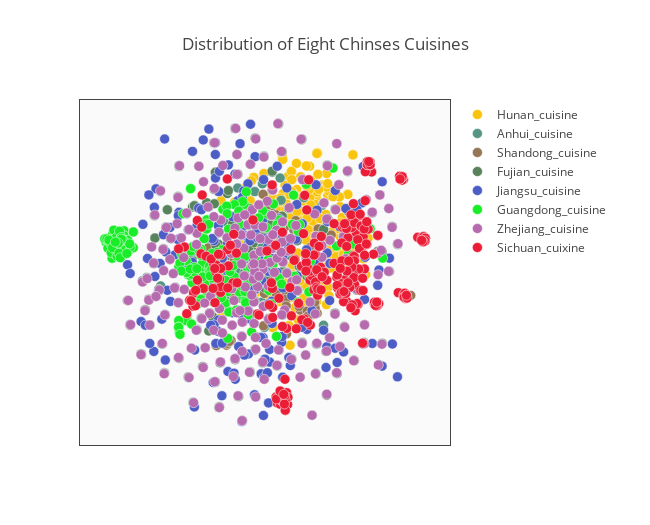

The cell this chart's notebook holds for it:
### Code cell
trace1 = {
  "x": a1,
  "y": a2, 
  "hoverinfo": "text", 
  "marker": {
    "color": "#f9c40d", 
    "line": {
      "color": "#ffffff", 
      "width": 0.5
    }, 
    "size": 10, 
    "symbol": "dot"
  }, 
  "mode": "markers", 
  "name": "Hunan_cuisine", 
  "text": "Hunan_cuisine", 
  "type": "scatter"
}
trace2 = {
  "x": b1,
  "y": b2, 
  "hoverinfo": "text", 
  "marker": {
    "color": "#569583", 
    "line": {
      "color": "#ffffff", 
      "width": 0.5
    }, 
    "size": 10, 
    "symbol": "dot"
  }, 
  "mode": "markers", 
  "name": "Anhui_cuisine", 
  "text": "Anhui_cuisine", 
  "type": "scatter"
}
trace3 = {
  "x": c1,
  "y": c2, 
  "hoverinfo": "text", 
  "marker": {
    "color": "#957756", 
    "line": {
      "color": "#ffffff", 
      "width": 0.5
    }, 
    "size": 10, 
    "symbol": "dot"
  }, 
  "mode": "markers", 
  "name": "Shandong_cuisine", 
  "text": "Shandong_cuisine", 
  "type": "scatter"
}
trace4 = {
  "x": d1,
  "y": d2, 
  "hoverinfo": "text", 
  "marker": {
    "color": "#58825c", 
    "line": {
      "color": "#ffffff", 
      "width": 0.5
    }, 
    "size": 10, 
    "symbol": "dot"
  }, 
  "mode": "markers", 
  "name": "Fujian_cuisine", 
  "text": "Fujian_cuisine", 
  "type": "scatter"
}
trace5 = {
  "x": e1,
  "y": e2, 
  "hoverinfo": "text", 
  "marker": {
    "color": "#4c5dc5", 
    "line": {
      "color": "#ffffff", 
      "width": 0.5
    }, 
    "size": 10, 
    "symbol": "dot"
  }, 
  "mode": "markers", 
  "name": "Jiangsu_cuisine", 
  "text": "Jiangsu_cuisine", 
  "type": "scatter"
}
trace6 = {
  "x": f1,
  "y": f2, 
  "hoverinfo": "text", 
  "marker": {
    "color": "#18ed27", 
    "line": {
      "color": "#ffffff", 
      "width": 0.5
    }, 
    "size": 10, 
    "symbol": "dot"
  }, 
  "mode": "markers", 
  "name": "Guangdong_cuisine", 
  "text": "Guangdong_cuisine", 
  "type": "scatter"
}
trace7 = {
  "x": g1,
  "y": g2, 
  "hoverinfo": "text", 
  "marker": {
    "color": "#b76baf", 
    "line": {
      "color": "#ffffff", 
      "width": 0.5
    }, 
    "size": 10, 
    "symbol": "dot"
  }, 
  "mode": "markers", 
  "name": "Zhejiang_cuisine", 
  "text": "Zhejiang_cuisine", 
  "type": "scatter"
}
trace8 = {
  "x": h1,
  "y": h2, 
  "hoverinfo": "text", 
  "marker": {
    "color": "#eb1d36", 
    "line": {
      "color": "#ffffff", 
      "width": 0.5
    }, 
    "size": 10, 
    "symbol": "dot"
  }, 
  "mode": "markers", 
  "name": "Sichuan_cuixine", 
  "text": "Sichuan_cuixine", 
  "type": "scatter"
}
data =Data([trace1, trace2, trace3, trace4, trace5, trace6,trace7, trace8])
layout = {
  "height": 525, 
  "hovermode": "closest", 
  "margin": {
    "r": 200, 
    "t": 100, 
    "b": 80, 
    "l": 80
  }, 
  "plot_bgcolor": "rgb(250,250,250)", 
  "title": "Distribution of Eight Chinses Cuisines", 
  "width": 650, 
  "xaxis": {
    "mirror": True, 
    "showgrid": False, 
    "showline": True, 
    "showticklabels": False, 
    "ticks": "", 
    "zeroline": False
  }, 
  "yaxis": {
    "mirror": True, 
    "showgrid": False, 
    "showline": True, 
    "showticklabels": False, 
    "ticks": "", 
    "zeroline": False
  }
}
fig = Figure(data=data, layout=layout)
iplot(fig)

### Figure 1 — Plotly figure (JSON) as saved in the notebook; plotly's stock layout.template omitted (floating-point values rounded to 4 significant figures; data arrays with more than 128 entries replaced by an {"elided": "..."} marker saying what was removed)
{"data": [{"hoverinfo": "text", "marker": {"color": "#f9c40d", "line": {"color": "#ffffff", "width": 0.5}, "size": 10, "symbol": "dot"}, "mode": "markers", "name": "Hunan_cuisine", "text": "Hunan_cuisine", "type": "scatter", "x": {"elided": "199 float values"}, "y": {"elided": "199 float values"}}, {"hoverinfo": "text", "marker": {"color": "#569583", "line": {"color": "#ffffff", "width": 0.5}, "size": 10, "symbol": "dot"}, "mode": "markers", "name": "Anhui_cuisine", "text": "Anhui_cuisine", "type": "scatter", "x": {"elided": "200 float values"}, "y": {"elided": "200 float values"}}, {"hoverinfo": "text", "marker": {"color": "#957756", "line": {"color": "#ffffff", "width": 0.5}, "size": 10, "symbol": "dot"}, "mode": "markers", "name": "Shandong_cuisine", "text": "Shandong_cuisine", "type": "scatter", "x": [16.4, 15.83, 3.857, -14.55, 14.4, -12.69, 0.7457, 62.68, 23.41, 20.8, 36.51, 35.17, 7.959, -12.17, -22.38, 20.87, 10.22, -3.51, 0.937, 6.221, 13.62, 22.56, 22.46, -13.22, -16.4, 23.83, -11.23, 9.666, 1.292, -14.24, 21.78, -1.358, -13.44, 10.17, -18.48, 6.047, 19.27, -18.89, 10.46, -11.59, 4.256, 3.084, 20.11, -19.96, -18.89, 39.12, 20.63, -5.512, 19.48, 29.3, 10.57], "y": [-15.38, -14.11, 18.67, -27.29, 15.07, -25.73, 24.01, -10.37, -16.46, -13.26, 18.15, -6.651, -7.249, 16.59, 5.756, -13.99, -10.58, -7.322, -20.7, -9.73, 11.92, -14.7, -12.57, 3.082, -6.05, 12.25, 1.984, 12.76, -9.705, -26.72, -16.84, 2.115, -26.03, -11.73, -3.418, 17.06, -15.72, -27.41, -13.99, -10.13, -2.484, 20.5, -17.2, -11.05, -27.41, 11.62, 6.002, -7.483, -17.41, 10.15, -23.44]}, {"hoverinfo": "text", "marker": {"color": "#58825c", "line": {"color": "#ffffff", "width": 0.5}, "size": 10, "symbol": "dot"}, "mode": "markers", "name": "Fujian_cuisine", "text": "Fujian_cuisine", "type": "scatter", "x": {"elided": "200 float values"}, "y": {"elided": "200 float values"}}, {"hoverinfo": "text", "marker": {"color": "#4c5dc5", "line": {"color": "#ffffff", "width": 0.5}, "size": 10, "symbol": "dot"}, "mode": "markers", "name": "Jiangsu_cuisine", "text": "Jiangsu_cuisine", "type": "scatter", "x": {"elided": "200 float values"}, "y": {"elided": "199 float values"}}, {"hoverinfo": "text", "marker": {"color": "#18ed27", "line": {"color": "#ffffff", "width": 0.5}, "size": 10, "symbol": "dot"}, "mode": "markers", "name": "Guangdong_cuisine", "text": "Guangdong_cuisine", "type": "scatter", "x": {"elided": "200 float values"}, "y": {"elided": "200 float values"}}, {"hoverinfo": "text", "marker": {"color": "#b76baf", "line": {"color": "#ffffff", "width": 0.5}, "size": 10, "symbol": "dot"}, "mode": "markers", "name": "Zhejiang_cuisine", "text": "Zhejiang_cuisine", "type": "scatter", "x": {"elided": "200 float values"}, "y": {"elided": "200 float values"}}, {"hoverinfo": "text", "marker": {"color": "#eb1d36", "line": {"color": "#ffffff", "width": 0.5}, "size": 10, "symbol": "dot"}, "mode": "markers", "name": "Sichuan_cuixine", "text": "Sichuan_cuixine", "type": "scatter", "x": {"elided": "248 float values"}, "y": {"elided": "248 float values"}}], "layout": {"height": 525, "hovermode": "closest", "margin": {"b": 80, "l": 80, "r": 200, "t": 100}, "plot_bgcolor": "rgb(250,250,250)", "title": "Distribution of Eight Chinses Cuisines", "width": 650, "xaxis": {"mirror": true, "showgrid": false, "showline": true, "showticklabels": false, "ticks": "", "zeroline": false}, "yaxis": {"mirror": true, "showgrid": false, "showline": true, "showticklabels": false, "ticks": "", "zeroline": false}}}
